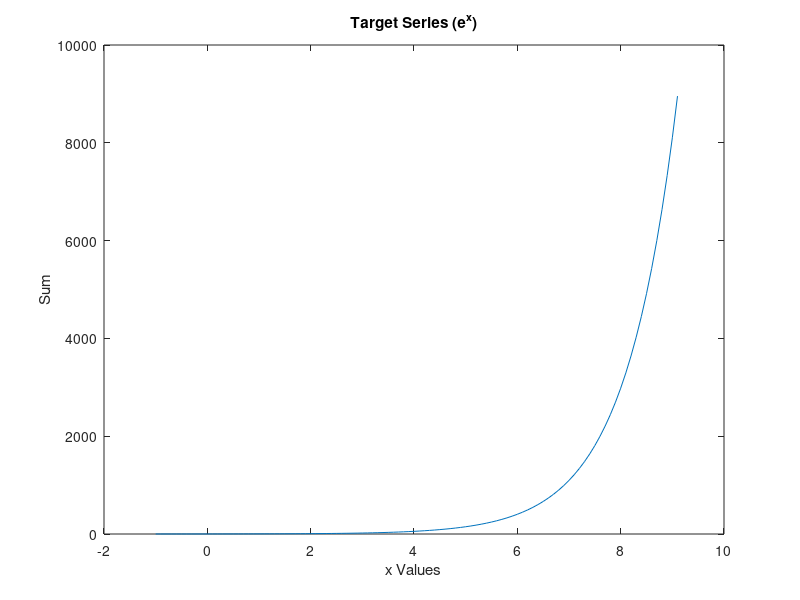
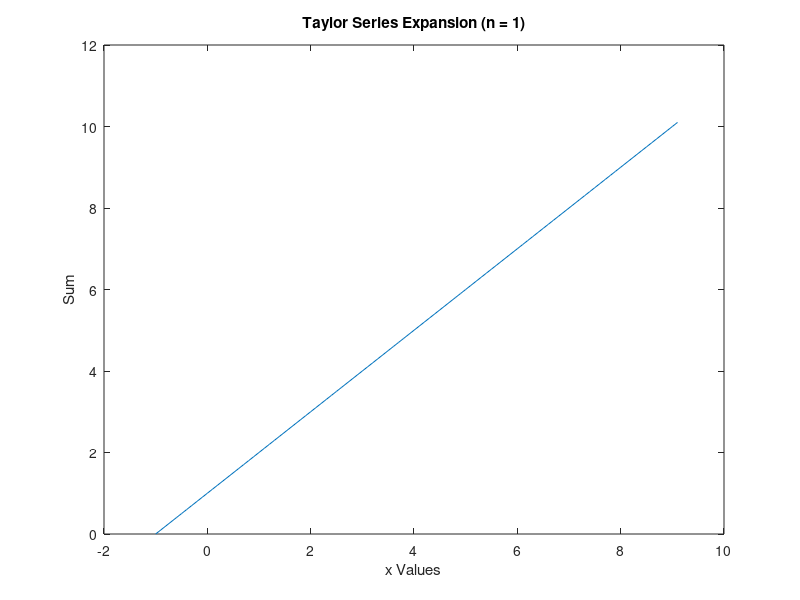
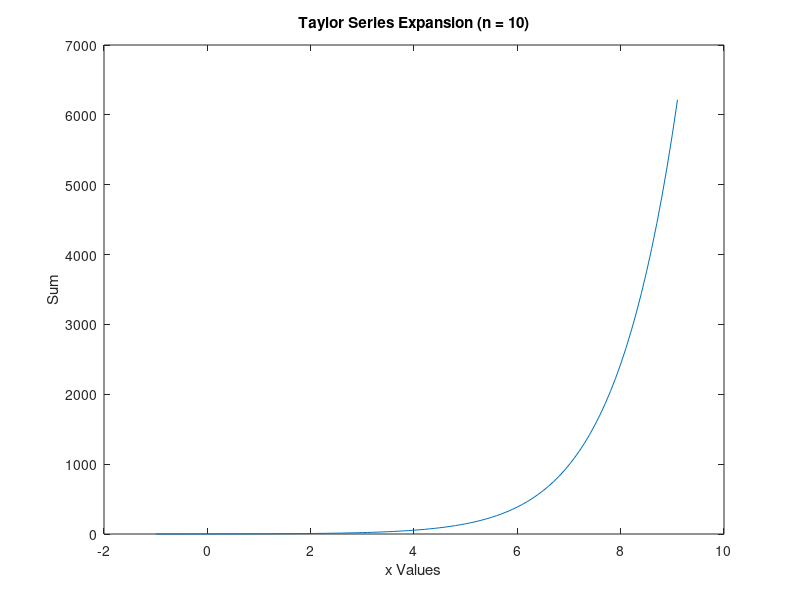
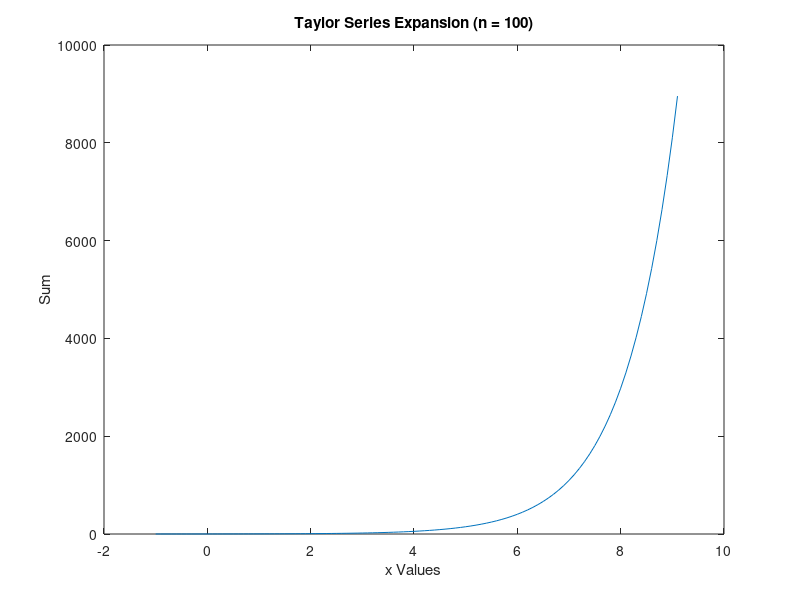

MATLAB code to generate these figures, in order:
clear
clc
close all

% Script of MatLab Problem Set 1 

xVect = -1: 0.1: 9.1;
xValue = [ 1 3 9 ];
N1 = 1;
N2 = 10;
N3 = 100;

function [ sum ] = taylor_series( x, N )
  sum = 1;
  
  for n = 1: N
    sum = sum + (x.^n)./factorial(n)
    n = n + 1;
    endfor 
    
endfunction


target_graph = exp(xVect);

figure(1);
plot(xVect, target_graph)
title('Target Series (e^x)')
xlabel('x Values')
ylabel('Sum')

figure(2);
plot(xVect, taylor_series(xVect, N1))
title('Taylor Series Expansion (n = 1)')
xlabel('x Values')
ylabel('Sum')

figure(3);
plot(xVect, taylor_series(xVect, N2))
title('Taylor Series Expansion (n = 10)')
xlabel('x Values')
ylabel('Sum')

figure(4);
plot(xVect, taylor_series(xVect, N3))
title('Taylor Series Expansion (n = 100)')
xlabel('x Values')
ylabel('Sum')



